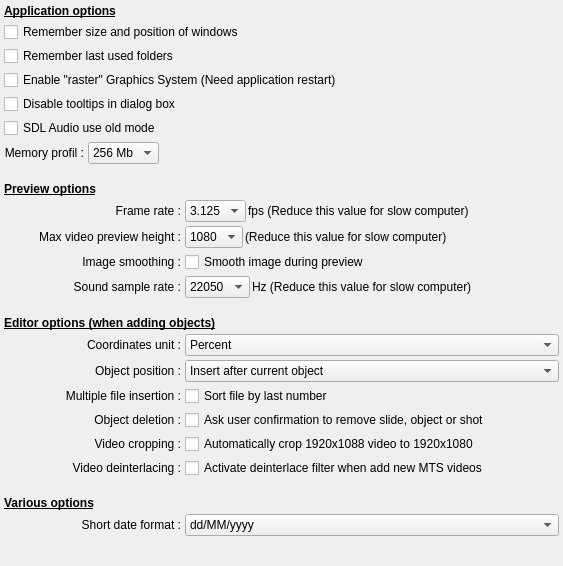
         <widget class="QWidget" name="scrollAreaWidgetContents_2">
          <property name="geometry">
           <rect>
            <x>0</x>
            <y>0</y>
            <width>563</width>
            <height>566</height>
           </rect>
          </property>
          <layout class="QGridLayout" name="gridLayout">
           <property name="leftMargin">
            <number>4</number>
           </property>
           <property name="topMargin">
            <number>4</number>
           </property>
           <property name="rightMargin">
            <number>4</number>
           </property>
           <property name="bottomMargin">
            <number>4</number>
           </property>
           <property name="spacing">
            <number>4</number>
           </property>
           <item row="28" column="0">
            <spacer name="verticalSpacer_2">
             <property name="orientation">
              <enum>Qt::Vertical</enum>
             </property>
             <property name="sizeHint" stdset="0">
              <size>
               <width>20</width>
               <height>40</height>
              </size>
             </property>
            </spacer>
           </item>
           <item row="21" column="0">
            <widget class="QLabel" name="label_99">
             <property name="text">
              <string>Video cropping :</string>
             </property>
             <property name="alignment">
              <set>Qt::AlignRight|Qt::AlignTrailing|Qt::AlignVCenter</set>
             </property>
            </widget>
           </item>
           <item row="18" column="1">
            <widget class="QComboBox" name="AppendObjectCB">
             <property name="toolTip">
              <string>This option allows you to adjust the positions occupied by new objects inserted into the timeline.
- If Insert after the current selected object is selected, then the new slides will be created after the current slide.
- If Append to the end of the project is selected, then the new slides will be created at the end of the project.</string>
             </property>
             <item>
              <property name="text">
               <string>Insert after current object</string>
              </property>
             </item>
             <item>
              <property name="text">
               <string>Append at project end</string>
              </property>
             </item>
            </widget>
           </item>
           <item row="6" column="0" colspan="2">
            <layout class="QHBoxLayout" name="horizontalLayout_16">
             <item>
              <widget class="QLabel" name="MemCacheProfilLabel">
               <property name="text">
                <string>Memory profil :</string>
               </property>
               <property name="alignment">
                <set>Qt::AlignRight|Qt::AlignTrailing|Qt::AlignVCenter</set>
               </property>
              </widget>
             </item>
             <item>
              <widget class="QComboBox" name="MemCacheProfilCB">
               <property name="toolTip">
                <string>&lt;html&gt;&lt;head/&gt;&lt;body&gt;&lt;p&gt;Defines the quantity of memory used as cache memory by ffDiaporama. This parameter is important because it allows to adapt ffDiaporama to your hardware.&lt;/p&gt;&lt;/body&gt;&lt;/html&gt;</string>
               </property>
               <item>
                <property name="text">
                 <string>256 Mb</string>
                </property>
               </item>
               <item>
                <property name="text">
                 <string>512 Mb</string>
                </property>
               </item>
               <item>
                <property name="text">
                 <string>1 Gb</string>
                </property>
               </item>
               <item>
                <property name="text">
                 <string>2 Gb</string>
                </property>
               </item>
              </widget>
             </item>
             <item>
              <widget class="QLabel" name="MemCacheProfilSpacer">
               <property name="sizePolicy">
                <sizepolicy hsizetype="Expanding" vsizetype="Preferred">
                 <horstretch>0</horstretch>
                 <verstretch>0</verstretch>
                </sizepolicy>
               </property>
               <property name="text">
                <string notr="true"/>
               </property>
              </widget>
             </item>
            </layout>
           </item>
           <item row="0" column="0" colspan="2">
            <widget class="QLabel" name="label_3">
             <property name="font">
              <font>
               <weight>75</weight>
               <bold>true</bold>
               <underline>true</underline>
              </font>
             </property>
             <property name="text">
              <string>Application options</string>
             </property>
            </widget>
           </item>
           <item row="21" column="1">
            <widget class="QCheckBox" name="Crop1088To1080CB">
             <property name="toolTip">
              <string>If the Automatically crop 1920×1088 video to 1920×1080 is checked then video images are automatically cropped.
Remark: Some manufacturers produce FullHD videos 1920×1088 rather than 1920×1080. They make it to accelerate the encoding which is faster with a multiple of 16 lines. But this size is not 16:9. To keep the whole image, not only the image is deformed to fit into the screen but besides black bands appear on the sides. To avoid all these problems, by checking this box, these videos are truncated to be returned to the 1920×1080 sizes. Then 4 lines are cut at the top and bottom.</string>
             </property>
             <property name="text">
              <string>Automatically crop 1920x1088 video to 1920x1080</string>
             </property>
            </widget>
           </item>
           <item row="17" column="0">
            <widget class="QLabel" name="label_34">
             <property name="text">
              <string>Coordinates unit :</string>
             </property>
             <property name="alignment">
              <set>Qt::AlignRight|Qt::AlignTrailing|Qt::AlignVCenter</set>
             </property>
            </widget>
           </item>
           <item row="11" column="1">
            <layout class="QHBoxLayout" name="horizontalLayout_17">
             <property name="spacing">
              <number>2</number>
             </property>
             <item>
              <widget class="QComboBox" name="MaxVideoPreviewHeightCB">
               <property name="sizePolicy">
                <sizepolicy hsizetype="Preferred" vsizetype="Preferred">
                 <horstretch>0</horstretch>
                 <verstretch>0</verstretch>
                </sizepolicy>
               </property>
               <property name="toolTip">
                <string>Sets the maximum height of videos used for the preview.
Beyond this height, the videos are automatically reduced for creating images.</string>
               </property>
               <item>
                <property name="text">
                 <string notr="true">1080</string>
                </property>
               </item>
               <item>
                <property name="text">
                 <string notr="true">720</string>
                </property>
               </item>
               <item>
                <property name="text">
                 <string notr="true">540</string>
                </property>
               </item>
               <item>
                <property name="text">
                 <string notr="true">360</string>
                </property>
               </item>
               <item>
                <property name="text">
                 <string notr="true">270</string>
                </property>
               </item>
              </widget>
             </item>
             <item>
              <widget class="QLabel" name="label_60">
               <property name="sizePolicy">
                <sizepolicy hsizetype="Expanding" vsizetype="Preferred">
                 <horstretch>0</horstretch>
                 <verstretch>0</verstretch>
                </sizepolicy>
               </property>
               <property name="text">
                <string>(Reduce this value for slow computer)</string>
               </property>
              </widget>
             </item>
            </layout>
           </item>
           <item row="13" column="0">
            <widget class="QLabel" name="label_7">
             <property name="text">
              <string>Sound sample rate :</string>
             </property>
             <property name="alignment">
              <set>Qt::AlignRight|Qt::AlignTrailing|Qt::AlignVCenter</set>
             </property>
             <property name="buddy">
              <cstring>PreviewFrameRateCB</cstring>
             </property>
            </widget>
           </item>
           <item row="1" column="0" colspan="2">
            <widget class="QCheckBox" name="RestoreWindowCH">
             <property name="toolTip">
              <string>If this box is checked, the sizes and the positions of all windows and dialogs will be saved and reused the next time you use ffDiaporama.</string>
             </property>
             <property name="text">
              <string>Remember size and position of windows</string>
             </property>
            </widget>
           </item>
           <item row="9" column="0" colspan="2">
            <widget class="QLabel" name="label_4">
             <property name="font">
              <font>
               <weight>75</weight>
               <bold>true</bold>
               <underline>true</underline>
              </font>
             </property>
             <property name="text">
              <string>&lt;html&gt;&lt;head/&gt;&lt;body&gt;&lt;p&gt;&lt;br/&gt;Preview options&lt;/p&gt;&lt;/body&gt;&lt;/html&gt;</string>
             </property>
             <property name="alignment">
              <set>Qt::AlignBottom|Qt::AlignLeading|Qt::AlignLeft</set>
             </property>
            </widget>
           </item>
           <item row="4" column="0">
            <widget class="QCheckBox" name="DisableTooltipsCB">
             <property name="toolTip">
              <string>If this box is checked, tooltips will no longer appear in dialog boxes (only what's this will be available).</string>
             </property>
             <property name="text">
              <string>Disable tooltips in dialog box</string>
             </property>
            </widget>
           </item>
           <item row="22" column="1">
            <widget class="QCheckBox" name="DeinterlaceCB">
             <property name="toolTip">
              <string>If the Activate deinterlace filter when add new MTS videos is checked, deinterlace filter will automatically be activated for all .mts videos added to the project.
Remark: Some manufacturers produce videos using interlaced mode. They make it to accelerate the encoding. The problem is it deforms the image on which moved lines appear. For more information on interlaced video, see Wikipedia page on interlaced video.</string>
             </property>
             <property name="text">
              <string>Activate deinterlace filter when add new MTS videos</string>
             </property>
            </widget>
           </item>
           <item row="10" column="0">
            <widget class="QLabel" name="label_5">
             <property name="text">
              <string>Frame rate :</string>
             </property>
             <property name="alignment">
              <set>Qt::AlignRight|Qt::AlignTrailing|Qt::AlignVCenter</set>
             </property>
             <property name="buddy">
              <cstring>PreviewFrameRateCB</cstring>
             </property>
            </widget>
           </item>
           <item row="20" column="1">
            <widget class="QCheckBox" name="AskUserToRemove">
             <property name="toolTip">
              <string>If this box is checked, a confirmation prompt will be displayed every time you remove an object:
- A slide from the main window
-A shot or block from the slide properties dialog box</string>
             </property>
             <property name="text">
              <string>Ask user confirmation to remove slide, object or shot</string>
             </property>
            </widget>
           </item>
           <item row="17" column="1">
            <widget class="QComboBox" name="UnitCB">
             <property name="toolTip">
              <string>This option allows to select the unit for the coordinates which will be used in the properties dialog.
 You can choose:
 - Percentage: Coordinates (X, Y, Width and Height) are expressed in percentages
 - Pixel: Coordinates (X, Y, Width and Height) are expressed in pixels relative to a screen in 1080p mode</string>
             </property>
             <item>
              <property name="text">
               <string>Percent</string>
              </property>
             </item>
             <item>
              <property name="text">
               <string>Pixel</string>
              </property>
             </item>
            </widget>
           </item>
           <item row="19" column="0">
            <widget class="QLabel" name="label_26">
             <property name="text">
              <string>Multiple file insertion :</string>
             </property>
             <property name="alignment">
              <set>Qt::AlignRight|Qt::AlignTrailing|Qt::AlignVCenter</set>
             </property>
            </widget>
           </item>
           <item row="11" column="0">
            <widget class="QLabel" name="label_59">
             <property name="text">
              <string>Max video preview height :</string>
             </property>
             <property name="alignment">
              <set>Qt::AlignRight|Qt::AlignTrailing|Qt::AlignVCenter</set>
             </property>
             <property name="buddy">
              <cstring>PreviewFrameRateCB</cstring>
             </property>
            </widget>
           </item>
           <item row="12" column="0">
            <widget class="QLabel" name="label_42">
             <property name="text">
              <string>Image smoothing :</string>
             </property>
             <property name="alignment">
              <set>Qt::AlignRight|Qt::AlignTrailing|Qt::AlignVCenter</set>
             </property>
            </widget>
           </item>
           <item row="16" column="0" colspan="2">
            <widget class="QLabel" name="label">
             <property name="font">
              <font>
               <weight>75</weight>
               <bold>true</bold>
               <underline>true</underline>
              </font>
             </property>
             <property name="text">
              <string>&lt;html&gt;&lt;head/&gt;&lt;body&gt;&lt;p&gt;&lt;br/&gt;Editor options (when adding objects)&lt;/p&gt;&lt;/body&gt;&lt;/html&gt;</string>
             </property>
             <property name="alignment">
              <set>Qt::AlignBottom|Qt::AlignLeading|Qt::AlignLeft</set>
             </property>
            </widget>
           </item>
           <item row="19" column="1">
            <widget class="QCheckBox" name="SortFileCB">
             <property name="toolTip">
              <string>This option allows you to adjust the way files are sorted when you select several files in Add file.
- If this box is checked, files will be added in order of their numerical suffix : Example: if you select IMG_0025, IMG_0032, MVI_0029 and MVI_0040, the files will be inserted as follows : IMG_0025, MVI_0029, IMG_0032 and MVI_0040
- If this box is unchecked, files are added in alphabetical order.</string>
             </property>
             <property name="text">
              <string>Sort file by last number</string>
             </property>
            </widget>
           </item>
           <item row="18" column="0">
            <widget class="QLabel" name="label_2">
             <property name="text">
              <string>Object position :</string>
             </property>
             <property name="alignment">
              <set>Qt::AlignRight|Qt::AlignTrailing|Qt::AlignVCenter</set>
             </property>
             <property name="buddy">
              <cstring>AppendObjectCB</cstring>
             </property>
            </widget>
           </item>
           <item row="5" column="0">
            <widget class="QCheckBox" name="SDLAudioModeCB">
             <property name="toolTip">
              <string>if this box is checked, old setting mode is use for SDL Audio. This option is useful on some Linux distribution which still use the old SDL packages (For example: Ubuntu 10.10 and 11.04, Fedora 14 and 15, etc.).</string>
             </property>
             <property name="text">
              <string>SDL Audio use old mode</string>
             </property>
            </widget>
           </item>
           <item row="13" column="1">
            <layout class="QHBoxLayout" name="horizontalLayout_6">
             <property name="spacing">
              <number>2</number>
             </property>
             <item>
              <widget class="QComboBox" name="PreviewAudioRateCB">
               <property name="sizePolicy">
                <sizepolicy hsizetype="Preferred" vsizetype="Preferred">
                 <horstretch>0</horstretch>
                 <verstretch>0</verstretch>
                </sizepolicy>
               </property>
               <property name="toolTip">
                <string>Defines the frequency of the sound generated to show the preview.</string>
               </property>
               <item>
                <property name="text">
                 <string notr="true">22050</string>
                </property>
               </item>
               <item>
                <property name="text">
                 <string notr="true">44100</string>
                </property>
               </item>
               <item>
                <property name="text">
                 <string notr="true">48000</string>
                </property>
               </item>
              </widget>
             </item>
             <item>
              <widget class="QLabel" name="label_50">
               <property name="sizePolicy">
                <sizepolicy hsizetype="Expanding" vsizetype="Preferred">
                 <horstretch>0</horstretch>
                 <verstretch>0</verstretch>
                </sizepolicy>
               </property>
               <property name="text">
                <string>Hz (Reduce this value for slow computer)</string>
               </property>
              </widget>
             </item>
            </layout>
           </item>
           <item row="10" column="1">
            <layout class="QHBoxLayout" name="horizontalLayout_4">
             <property name="spacing">
              <number>2</number>
             </property>
             <item>
              <widget class="QComboBox" name="PreviewFrameRateCB">
               <property name="sizePolicy">
                <sizepolicy hsizetype="Preferred" vsizetype="Preferred">
                 <horstretch>0</horstretch>
                 <verstretch>0</verstretch>
                </sizepolicy>
               </property>
               <property name="toolTip">
                <string>Defines the number of images per second which will be generated to show the preview.
Note: the higher this number, the more smooth the preview will be. On the other hand, more computer resources will be required. Reduce this number on slow computers or if the gauge for your multimedia reader is frequently in the red zone.</string>
               </property>
               <item>
                <property name="text">
                 <string notr="true">3.125</string>
                </property>
               </item>
               <item>
                <property name="text">
                 <string notr="true">6</string>
                </property>
               </item>
               <item>
                <property name="text">
                 <string notr="true">8.333</string>
                </property>
               </item>
               <item>
                <property name="text">
                 <string notr="true">12.5</string>
                </property>
               </item>
               <item>
                <property name="text">
                 <string notr="true">18.75</string>
                </property>
               </item>
              </widget>
             </item>
             <item>
              <widget class="QLabel" name="label_6">
               <property name="sizePolicy">
                <sizepolicy hsizetype="Expanding" vsizetype="Preferred">
                 <horstretch>0</horstretch>
                 <verstretch>0</verstretch>
                </sizepolicy>
               </property>
               <property name="text">
                <string>fps (Reduce this value for slow computer)</string>
               </property>
              </widget>
             </item>
            </layout>
           </item>
           <item row="22" column="0">
            <widget class="QLabel" name="label_100">
             <property name="text">
              <string>Video deinterlacing :</string>
             </property>
             <property name="alignment">
              <set>Qt::AlignRight|Qt::AlignTrailing|Qt::AlignVCenter</set>
             </property>
            </widget>
           </item>
           <item row="3" column="0" colspan="2">
            <widget class="QCheckBox" name="RasterModeCB">
             <property name="toolTip">
              <string>If this box is checked, the graphic system &quot;raster&quot; is used instead of the default graphic system. This option is used only at application start up.
The &quot;raster&quot; Graphics accelerates the display but can raise problems on some computer in particular with KDE.</string>
             </property>
             <property name="text">
              <string>Enable &quot;raster&quot; Graphics System (Need application restart)</string>
             </property>
            </widget>
           </item>
           <item row="20" column="0">
            <widget class="QLabel" name="label_33">
             <property name="text">
              <string>Object deletion :</string>
             </property>
             <property name="alignment">
              <set>Qt::AlignRight|Qt::AlignTrailing|Qt::AlignVCenter</set>
             </property>
            </widget>
           </item>
           <item row="12" column="1">
            <widget class="QCheckBox" name="SmoothImageDuringPreviewCB">
             <property name="toolTip">
              <string>If this box is checked, the image smoothing effect will be applied to the images during the preview.
Remark: This effect consumes lots of resources and can result in slow preview on small machines. Unchecking this box allows then to keep a fluid preview.</string>
             </property>
             <property name="text">
              <string>Smooth image during preview</string>
             </property>
            </widget>
           </item>
           <item row="2" column="0" colspan="2">
            <widget class="QCheckBox" name="RememberLastDirectoriesCH">
             <property name="toolTip">
              <string>If this box is checked, the directories for images, videos, projects, music and the generation of your movie will be saved and reused the next time you use ffDiaporama.</string>
             </property>
             <property name="text">
              <string>Remember last used folders</string>
             </property>
            </widget>
           </item>
           <item row="24" column="0">
            <widget class="QLabel" name="label_57">
             <property name="text">
              <string>Short date format :</string>
             </property>
             <property name="alignment">
              <set>Qt::AlignRight|Qt::AlignTrailing|Qt::AlignVCenter</set>
             </property>
             <property name="buddy">
              <cstring>AppendObjectCB</cstring>
             </property>
            </widget>
           </item>
           <item row="24" column="1">
            <widget class="QComboBox" name="ShortDateFmtCB">
             <property name="toolTip">
              <string>This option allows you to adjust the positions occupied by new objects inserted into the timeline.
- If Insert after the current selected object is selected, then the new slides will be created after the current slide.
- If Append to the end of the project is selected, then the new slides will be created at the end of the project.</string>
             </property>
             <item>
              <property name="text">
               <string notr="true">dd/MM/yyyy</string>
              </property>
             </item>
             <item>
              <property name="text">
               <string notr="true">MM/dd/yyyy</string>
              </property>
             </item>
             <item>
              <property name="text">
               <string notr="true">yyyy/MM/dd</string>
              </property>
             </item>
             <item>
              <property name="text">
               <string notr="true">dd.MM.yyyy</string>
              </property>
             </item>
             <item>
              <property name="text">
               <string notr="true">MM.dd.yyyy</string>
              </property>
             </item>
             <item>
              <property name="text">
               <string notr="true">yyyy.MM.dd</string>
              </property>
             </item>
            </widget>
           </item>
           <item row="23" column="0">
            <widget class="QLabel" name="label_58">
             <property name="font">
              <font>
               <weight>75</weight>
               <bold>true</bold>
               <underline>true</underline>
              </font>
             </property>
             <property name="text">
              <string>&lt;html&gt;&lt;head/&gt;&lt;body&gt;&lt;p&gt;&lt;br/&gt;Various options&lt;/p&gt;&lt;/body&gt;&lt;/html&gt;</string>
             </property>
             <property name="alignment">
              <set>Qt::AlignBottom|Qt::AlignLeading|Qt::AlignLeft</set>
             </property>
            </widget>
           </item>
          </layout>
         </widget>
